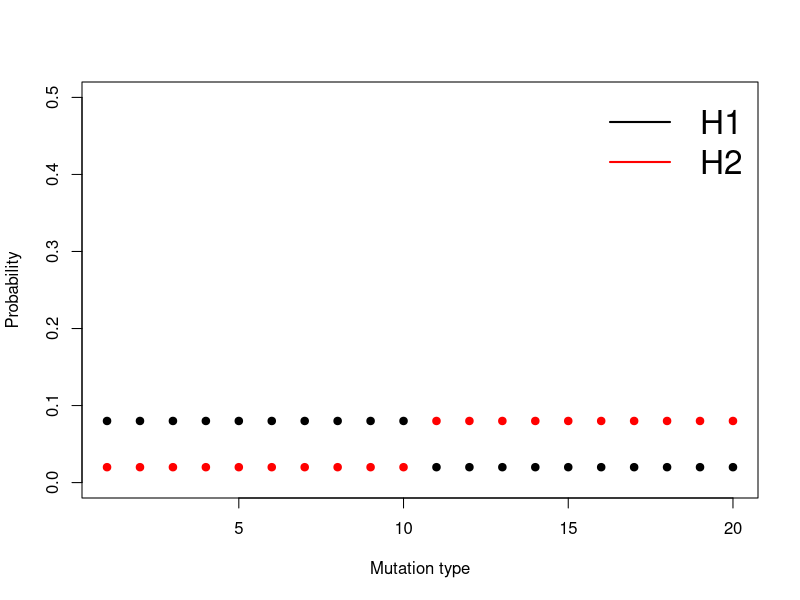
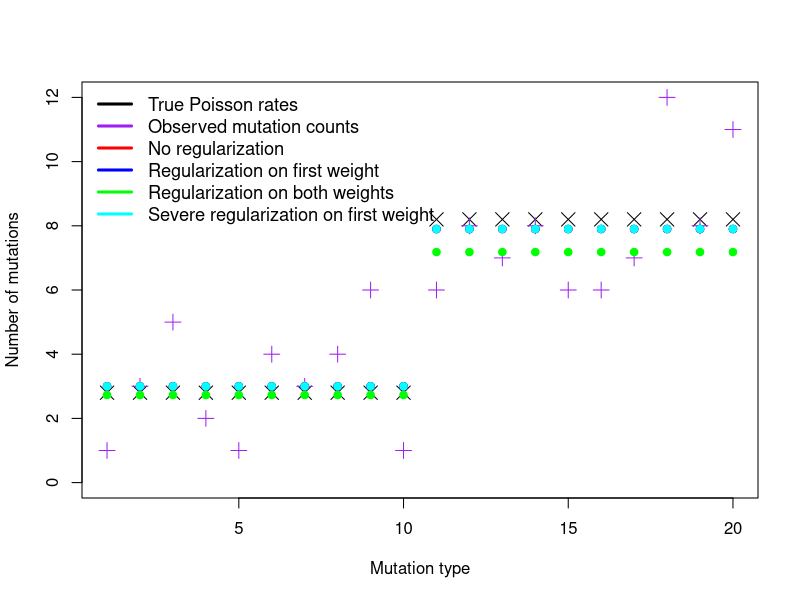

Source code (R) for these figures, in order:
##------------------------------------------------------------
## Regularization experiment 
##------------------------------------------------------------
## 20 mutation types and 2 signatures 
H1 <- c(rep(4,10),rep(1,10))/50
H2 <- c(rep(1,10),rep(4,10))/50
plot(1:20,H1,pch=19,col="black",ylim=c(0,0.5),
     xlab="Mutation type",ylab="Probability")
points(1:20,H2,pch=19,col="red")
legend("topright",c("H1","H2"),col=c("black","red"),
       lty=1,lwd=2,bty="n",cex=2)
##-----------------------------------------------------------
## True weight of signatures and simulation from Poisson
mn.v <- 10*H1+100*H2
plot(1:20,mn.v,xlab="Mutation type",ylab="Number of mutations",
     ylim=c(0,12),col="black",cex=1.8,pch=4)
set.seed(5)
v <- rpois(n=20,mn.v)
cat("Total number of mutations:",sum(v),"\n")
points(1:20,v,col="purple",pch=3,cex=1.5)
##------------------------------------------------------------
## Negative regularized log-likelihood (for minimization)
##------------------------------------------------------------
lnL <- function(w,lam, a,b,H1,H2,v){
  ## Weights must be positive
  if(w[1]<0.001) return(10^5)
  if(w[2]<0.001) return(10^5)
  ## Prior (shrinkage) for first weight: Exponential distribution
  #term1 <- -lam*w[1]
  term1 <- -b*w[1]+(a-1)*log(w[1])
  ## Prior (regularization) for second weight Gamma distribution 
  term2 <- -b*w[2]+(a-1)*log(w[2])
  ## Likelihood: Poisson distribution
  term3 <- sum( -w[1]*H1-w[2]*H2+v*log(w[1]*H1+w[2]*H2) )
  ## Return negative regularized log-likelihood
  return(-term1-term2-term3)
}
##-------------------------------------------------------------------------
## Test the function
lnL(c(10,100),lam =0, a=1,b=0,H1=H1,H2=H2,v=v)
## No regularization 
fit1 <- nlm(lnL,c(10,100),lam=0,a=1,b=0,H1=H1,H2=H2,v=v, print.level = 2)
fit1$estimate
GKL1 <- fit1$minimum
points(1:20,fit1$estimate[1]*H1+fit1$estimate[2]*H2,pch=19,col="red")
## Regularize first weight
fit2 <- nlm(lnL,c(10,100),lam=0.1,a=1,b=0,H1=H1,H2=H2,v=v)
fit2$estimate
GKL2 <- lnL(fit2$estimate,lam=0,a=1,b=0,H1=H1,H2=H2,v=v)
points(1:20,fit2$estimate[1]*H1+fit2$estimate[2]*H2,pch=19,col="blue")
## Regularize both weights
fit3 <- nlm(lnL,c(10,100),lam=0.1,a=1,b=0.1,H1=H1,H2=H2,v=v)
fit3$estimate
GKL3 <- lnL(fit3$estimate,lam=0,a=1,b=0,H1=H1,H2=H2,v=v)
points(1:20,fit3$estimate[1]*H1+fit3$estimate[2]*H2,pch=19,col="green")
## Severe regularization of first weight
fit4 <- nlm(lnL,c(10,100),lam=0.5,a=1,b=0,H1=H1,H2=H2,v=v)
fit4$estimate
GKL4 <- lnL(fit4$estimate,lam=0,a=1,b=0,H1=H1,H2=H2,v=v)
points(1:20,fit4$estimate[1]*H1+fit4$estimate[2]*H2,pch=19,col="cyan")
## Add legend
legend("topleft",c("True Poisson rates","Observed mutation counts",
                   "No regularization",
                   "Regularization on first weight",
                   "Regularization on both weights",
                   "Severe regularization on first weight"),
       col=c("black","purple","red","blue","green","cyan"),
       lty=1,lwd=3,bty="n",cex=1.1)
##-----------------------------------------------------------------------
## Summary
c(GKL1,GKL2,GKL3,GKL4)
c(fit1$estimate[1],fit2$estimate[1],fit3$estimate[1],fit4$estimate[1])
c(fit1$estimate[2],fit2$estimate[2],fit3$estimate[2],fit4$estimate[2])
cat("No regularization. Expected number of mutations:",
    sum(fit1$estimate[1]*H1+fit1$estimate[2]*H2),"\n")
cat("First weight reg. Expected number of mutations:",
    sum(fit2$estimate[1]*H1+fit2$estimate[2]*H2),"\n")
cat("Both weights reg. Expected number of mutations:",
    sum(fit3$estimate[1]*H1+fit3$estimate[2]*H2),"\n")
cat("First weight hard reg. Expected number of mutations:",
    sum(fit4$estimate[1]*H1+fit4$estimate[2]*H2),"\n")
##-----------------------------------------------------------------------

